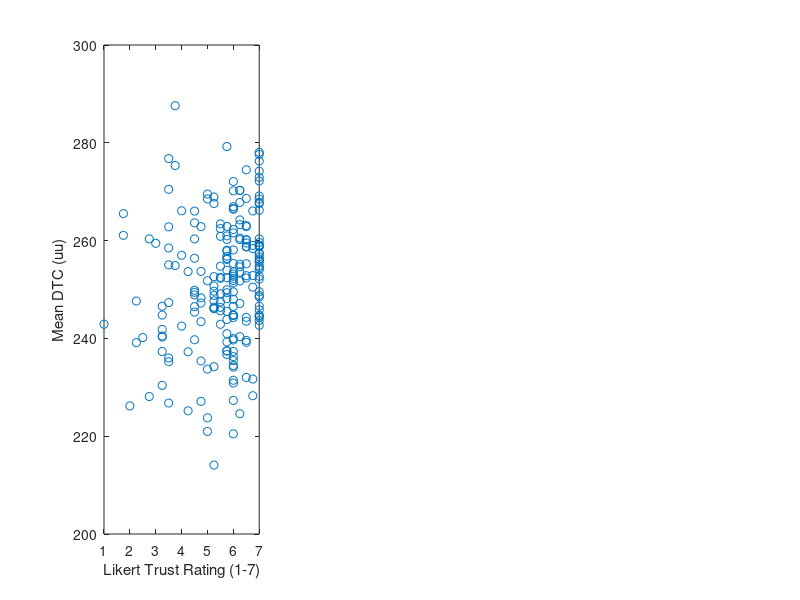

Reproduce this figure in MATLAB. (Note: this script raises an error after producing the figure.)
% Author: Grace Piroscia
%
% Script to validate triangulation and perform two-sample t-tests to determine
% the significance between...
clc;
clear;
%%  Load data
load("data_out_processed.mat")
field_names = {"sc1","sc2","sc3","sc4","sc5","sc6","sc7"};

% Data frames: jth column represents jth scenario. Row i corresponds to
% partipant with id i.
LIKERT_TRUST_RATINGS = [];
MEAN_DTU = []; %(uu)
GAZE_RATIO = [];
TIME_TO_CROSS = []; %(s)
norm_MEAN_DTU = []; 
norm_GAZE_RATIO = [];
norm_TIME_TO_CROSS = []; 
for i = 1:length(field_names)
    LIKERT_TRUST_RATINGS = [LIKERT_TRUST_RATINGS, vertcat(data_processed.(field_names{i}).mean_Likert_rating)];
    MEAN_DTU = [MEAN_DTU,vertcat(data_processed.(field_names{i}).Mean_DTC_uu)];
    GAZE_RATIO = [GAZE_RATIO, vertcat(data_processed.(field_names{i}).Gaze_Ratio)];
    TIME_TO_CROSS = [TIME_TO_CROSS, vertcat(data_processed.(field_names{i}).Cross_Time_s)];
    norm_MEAN_DTU = [norm_MEAN_DTU,vertcat(data_processed.(field_names{i}).norm_Mean_DTC_uu)];
    norm_GAZE_RATIO = [norm_GAZE_RATIO, vertcat(data_processed.(field_names{i}).norm_Gaze_Ratio)];
    norm_TIME_TO_CROSS = [norm_TIME_TO_CROSS, vertcat(data_processed.(field_names{i}).norm_Cross_Time_s)];
end

%% Correlation between subjective and objective measures
% Convert matrix to single col vectors
LIKERT_TRUST_RATINGS_col = LIKERT_TRUST_RATINGS(:);
MEAN_DTU_col = MEAN_DTU(:);
GAZE_RATIO_col = GAZE_RATIO(:);
TIME_TO_CROSS_col = TIME_TO_CROSS(:);
DF = [LIKERT_TRUST_RATINGS_col,MEAN_DTU_col,GAZE_RATIO_col, TIME_TO_CROSS_col];
R = corrcoef(DF);

% plot
figure(1)
set(gcf,'Color', 'w')
subplot(1,3,1)
plot(LIKERT_TRUST_RATINGS_col, MEAN_DTU_col,'o')
ylabel("Mean DTC (uu)")
xlabel("Likert Trust Rating (1-7)")
txt = "R = " + num2str(R(1,2));
text(2,280,txt)
grid on;
subplot(1,3,2)
plot(LIKERT_TRUST_RATINGS_col, GAZE_RATIO_col,'o')
xlabel("Likert Trust Rating (1-7)")
ylabel("Gaze Ratio"); grid on;
txt = "R = " + num2str(R(1,3));
text(2,0.35,txt)
subplot(1,3,3)
plot(LIKERT_TRUST_RATINGS_col, TIME_TO_CROSS_col,'o')
xlabel("Likert Trust Rating (1-7)")
ylabel("Time to Cross (s)")
grid on;
txt = "R = " + num2str(R(1,4));
text(2,16,txt)
A = [LIKERT_TRUST_RATINGS_col,MEAN_DTU_col,GAZE_RATIO_col, TIME_TO_CROSS_col];
R = corrcoef(A);

%% Comparison between eHMI, no eHMI FAV and Human-Driven
% First - lets see how well the eHMI was recognised
eHMI_likert_ratings = vertcat(data_processed.sc2.Likert_eHMI_recognition_rating);
stats_eHMI_likert_rating = [mean(eHMI_likert_ratings), median(eHMI_likert_ratings)];
fprintf("Mean eHMI recognition (Likert): %f\n",stats_eHMI_likert_rating(1));
fprintf("Median eHMI recognition (Likert): %f\n",stats_eHMI_likert_rating(2));

% Whole comparison: sc2 = eHMI, sc3 = human-driven, sc4 = no eHMI FAV
mean_Likert = [mean(LIKERT_TRUST_RATINGS(:,2)),mean(LIKERT_TRUST_RATINGS(:,3)),mean(LIKERT_TRUST_RATINGS(:,4))];
mean_Mean_DTC = [mean(MEAN_DTU(:,2)),mean(MEAN_DTU(:,3)),mean(MEAN_DTU(:,4))];
mean_Cross_time = [mean(TIME_TO_CROSS(:,2)),mean(TIME_TO_CROSS(:,3)),mean(TIME_TO_CROSS(:,4))];
mean_Gaze_ratio = [mean(GAZE_RATIO(:,2)),mean(GAZE_RATIO(:,3)),mean(GAZE_RATIO(:,4))];
SEM_Likert = [SEM(LIKERT_TRUST_RATINGS(:,2)),SEM(LIKERT_TRUST_RATINGS(:,3)),SEM(LIKERT_TRUST_RATINGS(:,4))];
SEM_Mean_DTC = [SEM(MEAN_DTU(:,2)),SEM(MEAN_DTU(:,3)),SEM(MEAN_DTU(:,4))];
SEM_Cross_time = [SEM(TIME_TO_CROSS(:,2)),SEM(TIME_TO_CROSS(:,3)),SEM(TIME_TO_CROSS(:,4))];
SEM_Gaze_ratio = [SEM(GAZE_RATIO(:,2)),SEM(GAZE_RATIO(:,3)),SEM(GAZE_RATIO(:,4))];


% T-test
for i = 1:3
    for j = 1:3
        [h_likert(i,j), p_likert(i,j)]  = ttest2(LIKERT_TRUST_RATINGS(:,(i+1)), LIKERT_TRUST_RATINGS(:,(j+1)));
        [h_meanDTC(i,j), p_meanDTC(i,j)]  = ttest2(MEAN_DTU(:,(i+1)), MEAN_DTU(:,(j+1)));
        [h_crossTime(i,j), p_crossTime(i,j)]  = ttest2(TIME_TO_CROSS(:,i+1), TIME_TO_CROSS(:,j+1));
        [h_gazeRatio(i,j), p_gazeRatio(i,j)]  = ttest2(GAZE_RATIO(:,i+1), GAZE_RATIO(:,j+1));
    end
end
% ^ No sig diff. Closest is for Likert between human driven and no eHMI FAV at p = 0.052     

% Plot
x = 1:3;
x_labels = {"eHMI FAV", "Human-Driven", "no eHMI FAV"} ;
figure('Name','Differences in eHMI - all')
set(gcf,'Color', 'w'); set(gcf, 'Position',  [100, 100, 1100, 700]); subplot(2,2,1)
bar(x,mean_Likert); hold on;
e = errorbar(x,mean_Likert, SEM_Likert); grid on; e.Color = 'black'; e.LineWidth = 1;
set(gca,'xticklabel',x_labels, 'fontsize',14); xtickangle(gca,30);
ylabel("Likert Subjective-Trust Score (1-7)", 'FontSize',14)
subplot(2,2,2)
bar(x,mean_Mean_DTC); hold on;
e= errorbar(x,mean_Mean_DTC, SEM_Mean_DTC); grid on;e.Color = 'black'; e.LineWidth = 1;
ylabel("Mean DTC (uu)", 'FontSize',14); ylim([220,260]);
set(gca,'xticklabel',x_labels, 'fontsize',14); xtickangle(gca,30);
subplot(2,2,3)
bar(x,mean_Cross_time); hold on;
e= errorbar(x,mean_Cross_time, SEM_Cross_time); grid on;e.Color = 'black'; e.LineWidth = 1;
ylabel("Time to Cross DTC-Zone (s)", 'FontSize',14)
set(gca,'xticklabel',x_labels, 'fontsize',14); xtickangle(gca,30);
subplot(2,2,4)
bar(x,mean_Gaze_ratio); hold on;
e=errorbar(x,mean_Gaze_ratio, SEM_Gaze_ratio); grid on;e.Color = 'black'; e.LineWidth = 1;
set(gca,'xticklabel',x_labels, 'fontsize',14); xtickangle(gca,30);
ylabel("Gaze Ratio", 'FontSize',14)



% Comparison with just the partipants who had a Likert rating greater than
% the median for recognition of the eHMI


%% Comparison between all non-eHMI FAV scenarios
